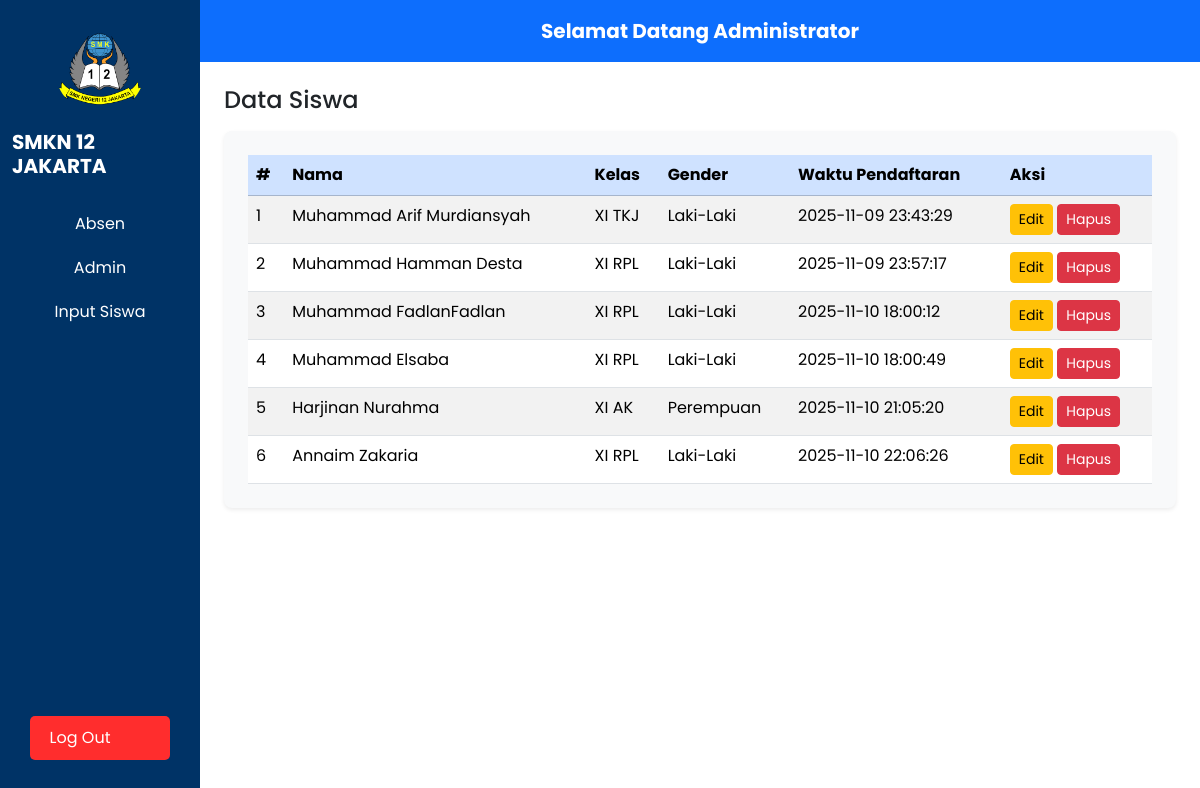
Page /lihat_data_siswa.php (signed in) on the committed database.
### tables this page shows
CREATE TABLE `siswa` (
  `id_siswa` int NOT NULL,
  `nama` varchar(255) NOT NULL,
  `kelas` varchar(255) NOT NULL,
  `gender` varchar(255) NOT NULL,
  `created_at` timestamp NOT NULL
);

### lihat_data_siswa.php (the view, shortened to what this page needs)
<?php
include 'koneksi.php';
$sql = mysqli_query($koneksi, "SELECT * FROM siswa")
?>
<!DOCTYPE html>
<html lang="en">
<head>
  <link href="https://cdn.jsdelivr.net/npm/bootstrap@5.3.3/dist/css/bootstrap.min.css" rel="stylesheet">
</head>
<head>
  <link href="https://cdn.jsdelivr.net/npm/bootstrap@5.3.3/dist/css/bootstrap.min.css" rel="stylesheet">
</head>
<body>
  <div class="container-fluid">
    <div class="row">
      <div class="col-md-3 col-lg-2 d-flex flex-column align-items-center sidebar text-white py-4 position-fixed">
        <img src="1.png" alt="Logo" class="rounded-circle mb-3" style="width:90px; height:90px;">
        <h5 class="fw-bold mb-4">SMKN 12 JAKARTA</h5>
        <div class="w-100 text-center">
          <a href="dashboard.php">Absen</a>
          <a href="admin.php">Admin</a>
          <a href="input_siswa.php">Input Siswa</a>
        </div>
        <a href="logout.php" class="logout-btn mt-auto mb-3">Log Out</a>
      </div>
      <div class="col-md-9 offset-md-3 col-lg-10 offset-lg-2 p-0">
        <div class="bg-primary text-white text-center fw-bold py-3 fs-5">
          Selamat Datang Administrator
        </div>
        <div class="p-4">
          <h4 class="mb-3">Data Siswa</h4>
          <div class="bg-light p-4 rounded-3 shadow-sm">
            <table class="table table-striped mb-0">
              <thead class="table-primary">
                <tr>
                  <th>#</th>
                  <th>Nama</th>
                  <th>Kelas</th>
                  <th>Gender</th>
                  <th>Waktu Pendaftaran</th>
                  <th>Aksi</th>
                </tr>
              </thead>
              <tbody>
                <?php
                if (mysqli_num_rows($sql) > 0) {
                  $i = 1;
                  while ($data = mysqli_fetch_assoc($sql)) :
                ?>
                    <tr>
                      <td><?= $i++; ?></td>
                      <td><?= htmlspecialchars($data["nama"]); ?></td>
                      <td><?= htmlspecialchars($data["kelas"]); ?></td>
                      <td><?= htmlspecialchars($data["gender"]); ?></td>
                      <td><?= htmlspecialchars($data["created_at"]); ?></td>
                      <td>
                        <a href="update.php?id=<?= $data['id_siswa']; ?>" class="btn btn-warning btn-sm">Edit</a>
                        <a href="delete_siswa.php?id=<?= $data['id_siswa']; ?>" class="btn btn-danger btn-sm" onclick="return confirm('Hapus data ini?');">Hapus</a>
                      </td>
                    </tr>
                <?php
                  endwhile;
                } else {
                  echo '<tr><td colspan="5" class="text-center">Belum ada data siswa (╥﹏╥)</td></tr>';
                }
                ?>
              </tbody>
            </table>
          </div>
        </div>
      </div>
    </div>
  </div>
</body>
</html>

### lihat_data_siswa.php (style rules this page uses)
body { font-family: 'Poppins', sans-serif; }
.sidebar { width: 250px; background: #003366; height: 100vh; position: fixed; color: white; padding-top: 40px; }
.sidebar a { color: white; text-decoration: none; padding: 10px 30px; display: block; }
.logout-btn { background: #ff2d2d; border: none; width: 80%; padding: 10px; color: white; border-radius: 6px; }
body { font-family: 'Poppins', sans-serif; background-color: #ffffff; }
.sidebar { background-color: #003366; min-height: 100vh; }
.sidebar a { color: #fff; text-decoration: none; display: block; padding: 10px 20px; border-radius: 5px; }
.logout-btn { background-color: #ff2d2d; border: none; color: white; width: 80%; border-radius: 6px; padding: 10px 0; margin-top: auto; }

### rows in the picture
siswa: nama "Muhammad Arif Murdiansyah", kelas "XI TKJ", gender "Laki-Laki", created_at "2025-11-09 23:43:29"
siswa: nama "Muhammad Hamman Desta", kelas "XI RPL", gender "Laki-Laki", created_at "2025-11-09 23:57:17"
siswa: nama "Muhammad FadlanFadlan", kelas "XI RPL", gender "Laki-Laki", created_at "2025-11-10 18:00:12"
siswa: nama "Muhammad Elsaba", kelas "XI RPL", gender "Laki-Laki", created_at "2025-11-10 18:00:49"
siswa: nama "Harjinan Nurahma", kelas "XI AK", gender "Perempuan", created_at "2025-11-10 21:05:20"
siswa: nama "Annaim Zakaria", kelas "XI RPL", gender "Laki-Laki", created_at "2025-11-10 22:06:26"
